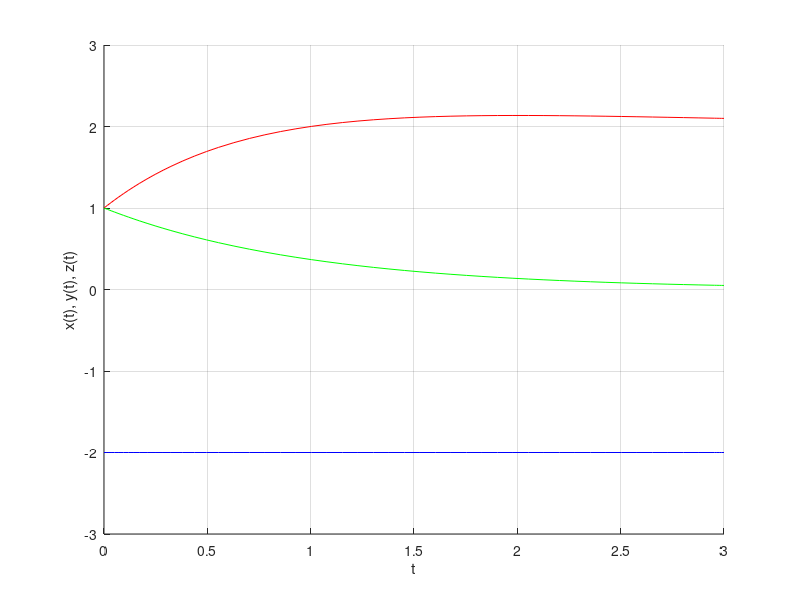

The MATLAB script that drew this image:
clear
clc
y1_0 = 1;
y2_0 = 1;
y3_0 = -2;
[T,Y] = ode45(@(t,y)[-y(1)+y(2)-y(3)
                    -y(2)
                    0],[0 3],[y1_0 y2_0 y3_0]);
disp([T,Y(:,1),Y(:,2),Y(:,3)]);
hold on
plot(T,Y(:,1),'-r');
plot(T,Y(:,2),'-g');
plot(T,Y(:,3),'-b');
hold off
ylim([-3 3])
xlabel('t')
ylabel('x(t), y(t), z(t)')
grid on